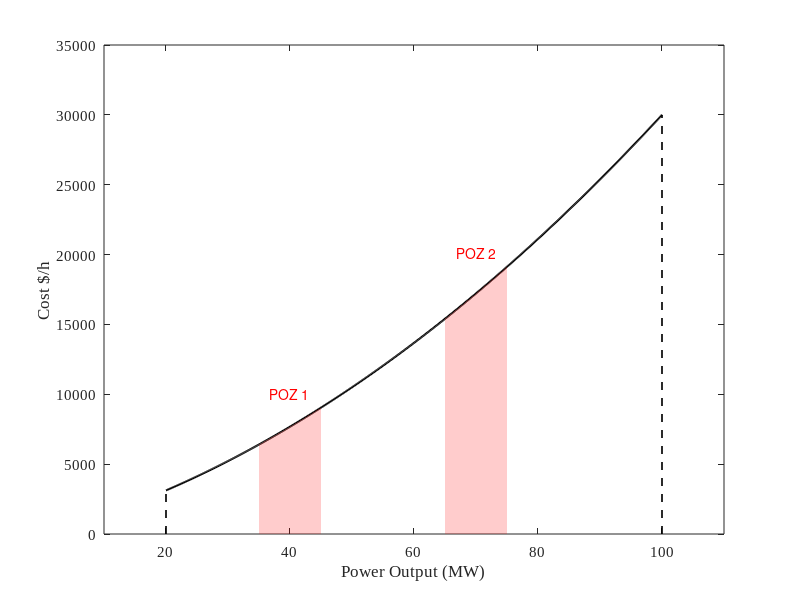

Write MATLAB code to recreate this figure. (Note: this script raises an error after producing the figure.)
% Bersihkan environment
clear; clc;

% Rentang output daya (MW)
P = linspace(20, 100, 500);

% Koefisien fungsi biaya kuadratik
a = 1.8;  % Koefisien kuadrat
b = 120;  % Koefisien linear
c = 0;    % Konstanta

% Hitung fungsi biaya
Cost = a * P.^2 + b * P + c;

% Batas minimum dan maksimum daya
Pmin = 20;
Pmax = 100;
Cost_min = a * Pmin^2 + b * Pmin + c;
Cost_max = a * Pmax^2 + b * Pmax + c;

% Plot kurva biaya
figure;
plot(P, Cost, 'k', 'LineWidth', 1.5); hold on;

% Prohibited Operating Zones (POZ)
POZ = [35 45; 65 75];  % Dua zona: 35-45 MW dan 65-75 MW
for i = 1:size(POZ, 1)
    x1 = POZ(i, 1);
    x2 = POZ(i, 2);
    P_poz = linspace(x1, x2, 100);
    Cost_poz = a * P_poz.^2 + b * P_poz + c;
    fill([P_poz fliplr(P_poz)], [Cost_poz zeros(size(Cost_poz))], ...
        [1 0 0], 'FaceAlpha', 0.2, 'EdgeColor', 'none');
    % Tambahkan label POZ
    text(mean([x1 x2]), max(Cost_poz)+1000, sprintf('POZ %d', i), ...
        'HorizontalAlignment', 'center', 'FontSize', 10, 'Color', 'r');
end

% Garis vertikal Pmin dan Pmax
plot([Pmin Pmin], [0 Cost_min], 'k--', 'LineWidth', 1.2);
plot([Pmax Pmax], [0 Cost_max], 'k--', 'LineWidth', 1.2);

% Label sumbu
xlabel('Power Output (MW)', 'FontSize', 11);
ylabel('Cost $/h', 'FontSize', 11);

% Batas sumbu
xlim([10 110]);
ylim([0 3.5e4]);

% Format tampilan
set(gca, 'FontName', 'Times New Roman', 'FontSize', 11);
box on;

% Tambahkan anotasi panah untuk Pmin dan Pmax
ax = gca;
Pmin_norm = (Pmin - ax.XLim(1)) / diff(ax.XLim);
Pmax_norm = (Pmax - ax.XLim(1)) / diff(ax.XLim);
Cmin_norm = (Cost_min - ax.YLim(1)) / diff(ax.YLim);
Cmax_norm = (Cost_max - ax.YLim(1)) / diff(ax.YLim);
